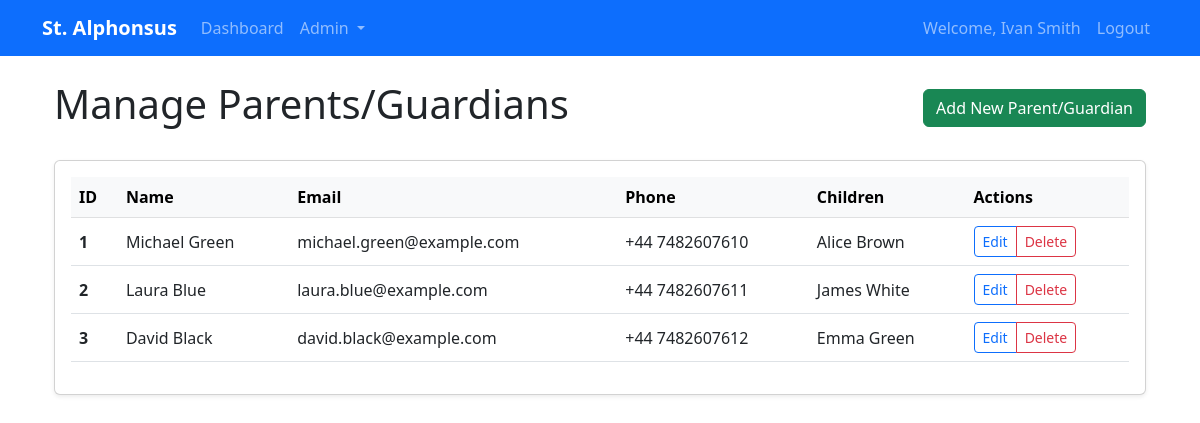
/admin/manage_parents.php (signed in), run on the app's committed database.
### admin/manage_parents.php (the view, shortened to what this page needs)
<?php
require_once '../config.php';
include '../includes/header.php';
$parents = $conn->query("
    SELECT p.*, GROUP_CONCAT(s.Name SEPARATOR ', ') AS Children
    FROM `Parents/Guardians` p
    LEFT JOIN Pupils_Parent pp ON p.Parent_ID = pp.Parent_ID
    LEFT JOIN Pupils s ON pp.Pupils_ID = s.Pupils_ID
    GROUP BY p.Parent_ID
") or die("Database error: " . $conn->error);
?>
<div class="container mt-4">
    <div class="d-flex justify-content-between align-items-center mb-4">
        <h1>Manage Parents/Guardians</h1>
        <a href="add_parent.php" class="btn btn-success">Add New Parent/Guardian</a>
    </div>
    <div class="card shadow-sm">
        <div class="card-body">
            <div class="table-responsive">
                <table class="table table-hover align-middle">
                    <thead class="table-light">
                        <tr>
                            <th>ID</th>
                            <th>Name</th>
                            <th>Email</th>
                            <th>Phone</th>
                            <th>Children</th>
                            <th>Actions</th>
                        </tr>
                    </thead>
                    <tbody>
                        <?php
                        if ($parents && $parents->num_rows > 0) {
                            while($parent = $parents->fetch_assoc()) {
                                echo '<tr>';
                                echo '<td class="fw-bold">' . $parent['Parent_ID'] . '</td>';
                                echo '<td>' . htmlspecialchars($parent['Name']) . '</td>';
                                echo '<td>' . htmlspecialchars($parent['Email']) . '</td>';
                                echo '<td>' . htmlspecialchars($parent['Phone_Number']) . '</td>';
                                echo '<td>' . ($parent['Children'] ?? 'None') . '</td>';
                                echo '<td>';
                                echo '<div class="btn-group btn-group-sm">';
                                echo '<a href="edit_parent.php?id=' . $parent['Parent_ID'] . '" class="btn btn-outline-primary">Edit</a>';
                                echo '<a href="delete_parent.php?id=' . $parent['Parent_ID'] . '" class="btn btn-outline-danger" onclick="return confirm(\'Are you sure you want to delete this parent/guardian?\')">Delete</a>';
                                echo '</div>';
                                echo '</td>';
                                echo '</tr>';
                            }
                        } else {
                            echo '<tr><td colspan="6" class="text-center">No parents found</td></tr>';
                        }
                        ?>
                    </tbody>
                </table>
            </div>
        </div>
    </div>
</div>

### data on the page
parents/guardians: Parent_ID "1", Name "Michael Green", Email "michael.green@example.com", Phone_Number "+44 7482607610", Children "Alice Brown"
parents/guardians: Parent_ID "2", Name "Laura Blue", Email "laura.blue@example.com", Phone_Number "+44 7482607611", Children "James White"
parents/guardians: Parent_ID "3", Name "David Black", Email "david.black@example.com", Phone_Number "+44 7482607612", Children "Emma Green"

### other printed values
$_SESSION['name'] "Ivan Smith"
